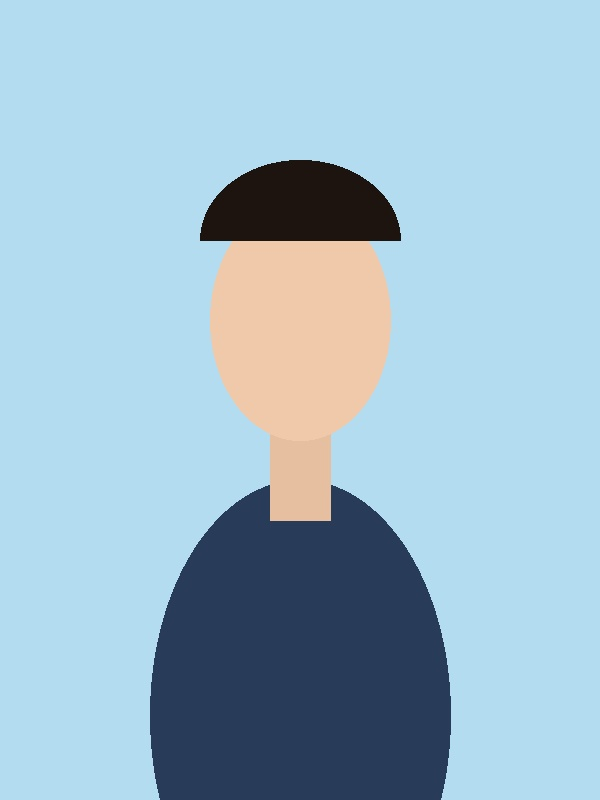
#> input picture tests/test_portrait.jpg, 600 x 800 px
$ python -i chroma_key.py   (imports and definitions only)
#> lines starting #> are read from the running program, lines starting #| are printed output that depends on the picture; after the words box and inside, x2 and y2 are one past the last pixel; in counts of white or black regions, pixels touching at a corner belong together
"""
Color-distance and tolerance-based Chroma Key segmentation service.
Designed for CPU execution.
Features:
- HSV hue+saturation distance (more robust than RGB for green/blue screens)
- Multi-color support (green, blue, studio white, custom solid)
- Human skin protection mask (prevents skin pixels from being keyed out)
- Edge spill suppression around hair and clothing
- Morphological hole fill for clean interior
"""
import cv2
import numpy as np
from typing import Tuple, Dict, Any, Optional


def create_skin_protection_mask(rgb_img: np.ndarray) -> np.ndarray:
    """
    Detects natural human skin tones across diverse complexions using
    combined YCrCb and HSV color spaces.
    Returns uint8 mask (255 = skin protected, 0 = non-skin).
    """
    # 1. YCrCb check (very robust across different skin tones)
    ycrcb = cv2.cvtColor(rgb_img, cv2.COLOR_RGB2YCrCb)
#> ycrcb: shape (800, 600, 3); mean of channels 0, 1, 2 179.9, 111.6, 141.7
    # Typical skin range in YCrCb: Cr in [133, 173], Cb in [77, 127]
    lower_ycrcb = np.array([0, 133, 77], dtype=np.uint8)
    upper_ycrcb = np.array([255, 175, 127], dtype=np.uint8)
    mask_ycrcb = cv2.inRange(ycrcb, lower_ycrcb, upper_ycrcb)
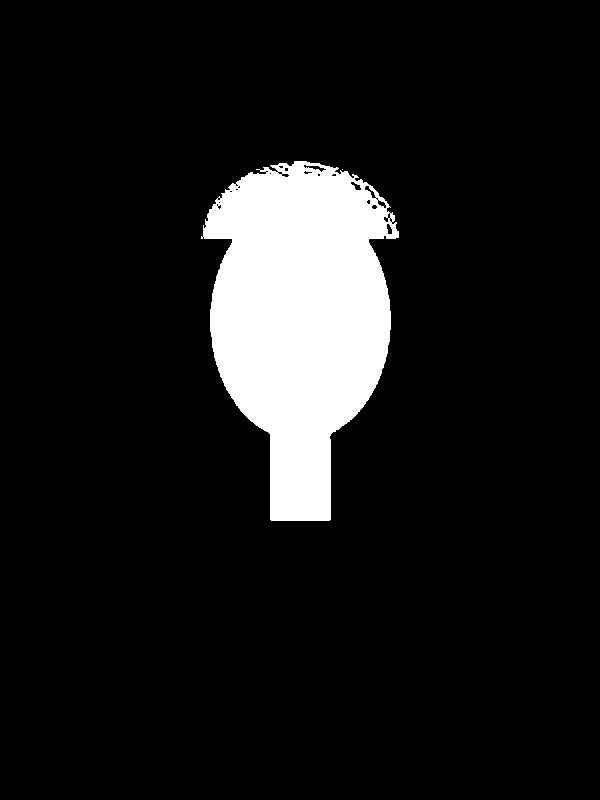
#> mask_ycrcb: shape (800, 600); 9.8% white; 2 white regions (1 under 20 px), largest, box (x1, y1, x2, y2) and area: (201, 161, 399, 521) 46861

    # 2. HSV check for additional skin tone confirmation
    hsv = cv2.cvtColor(rgb_img, cv2.COLOR_RGB2HSV)
#> hsv: shape (800, 600, 3); mean H, S, V 92.6, 79.3, 209.6
    lower_hsv = np.array([0, 20, 50], dtype=np.uint8)
    upper_hsv = np.array([25, 255, 255], dtype=np.uint8)
    mask_hsv = cv2.inRange(hsv, lower_hsv, upper_hsv)
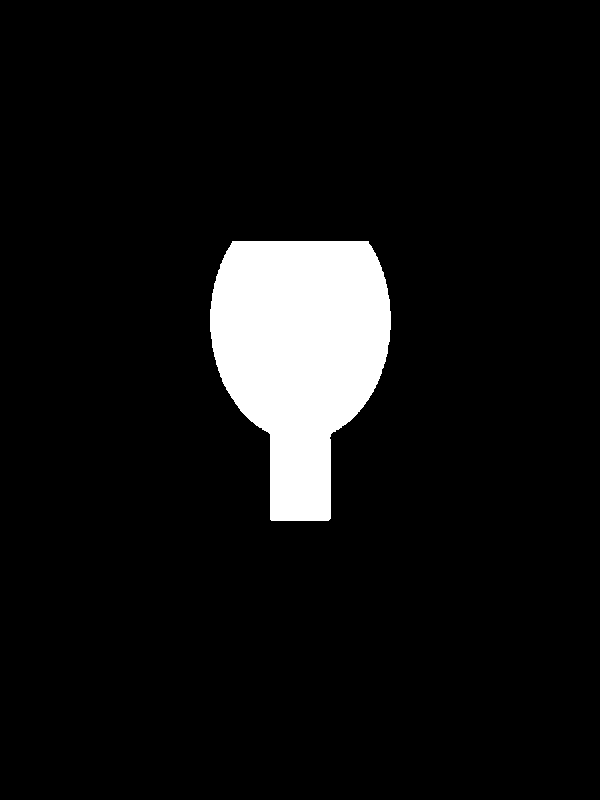
#> mask_hsv: shape (800, 600); 7.4% white; 1 white region, box (x1, y1, x2, y2) and area: (210, 241, 391, 521) 35317

    skin_mask = cv2.bitwise_and(mask_ycrcb, mask_hsv)
#> skin_mask: shape (800, 600); 7.4% white; 1 white region, box (x1, y1, x2, y2) and area: (210, 241, 391, 521) 35302

    # Slight dilation to protect delicate facial margins & ears
    kernel = cv2.getStructuringElement(cv2.MORPH_ELLIPSE, (5, 5))
    protected_skin = cv2.dilate(skin_mask, kernel, iterations=1)
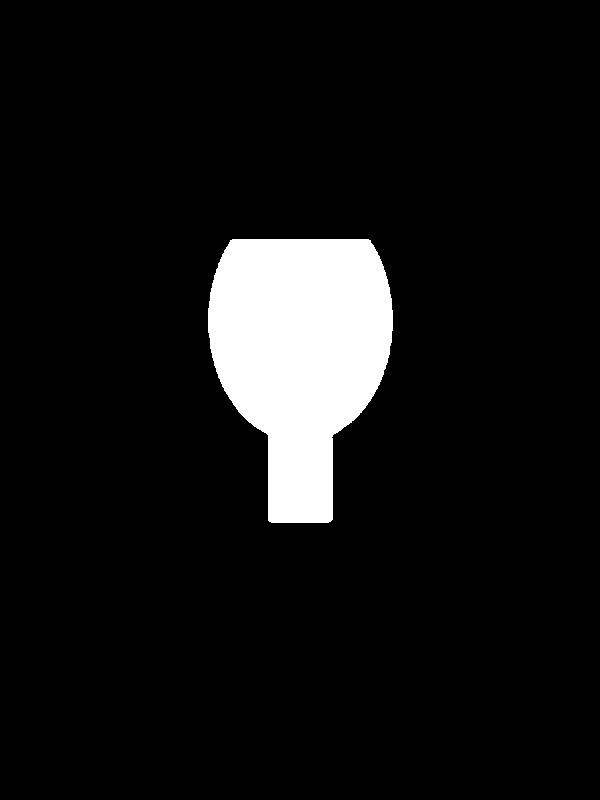
#> protected_skin: shape (800, 600); 7.7% white; 1 white region, box (x1, y1, x2, y2) and area: (208, 239, 393, 523) 36992
    return protected_skin


# [142 lines left out: functions segment_chroma_key, suppress_chroma_spill, not called in this run]

>>> import cv2
>>> picture = cv2.cvtColor(cv2.imread('../../tests/test_portrait.jpg'), cv2.COLOR_BGR2RGB)
>>> result = create_skin_protection_mask(picture)
